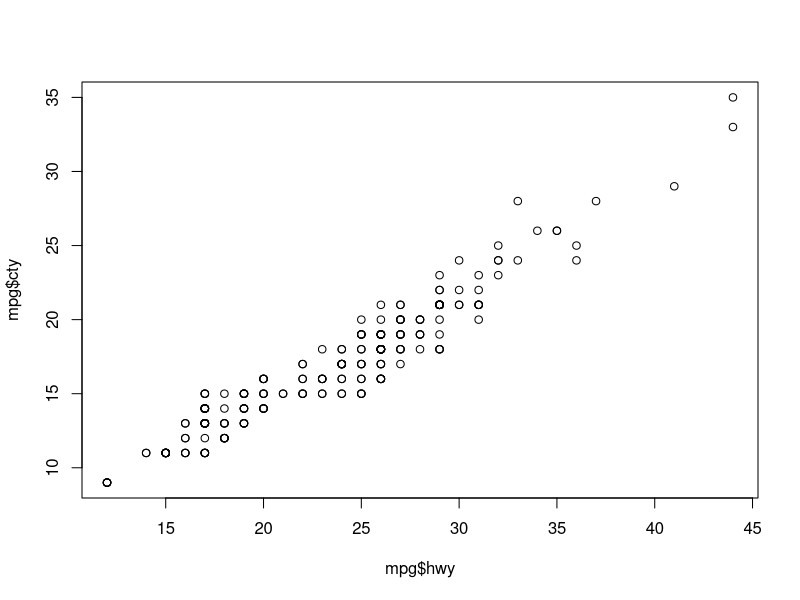
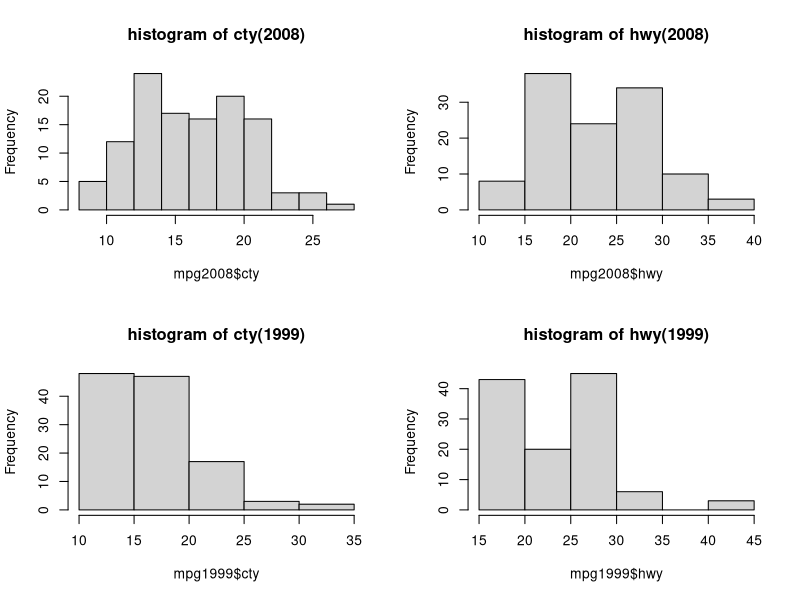
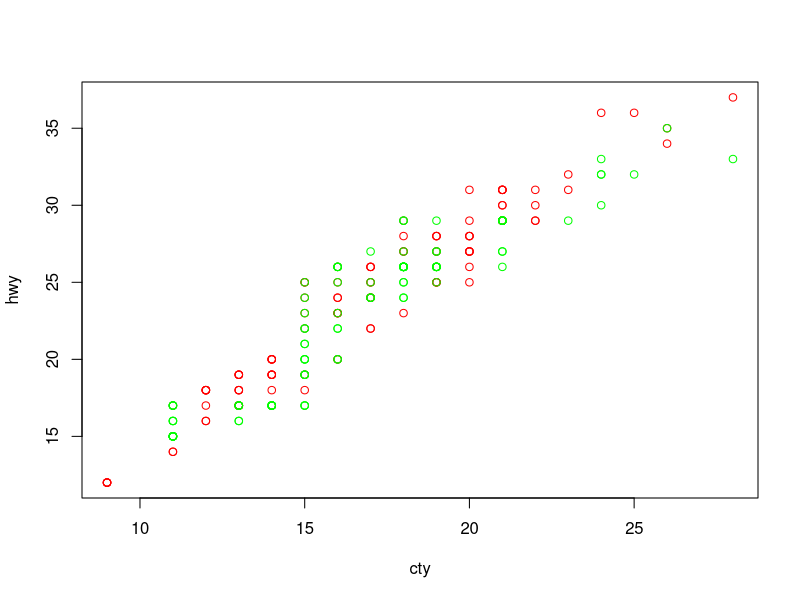

The R script that drew these images, in order:
## ---- chunk 1
knitr::opts_chunk$set(echo = TRUE)
## ---- chunk 2
celsius <- function(fahrenheit){
  cel <- ((fahrenheit-32)*(5/9))
  print(cel)
}
celsius(24)
celsius(15)
## ---- chunk 3
vec200 <- 0
for (i in 1:200){
  if ((i%%2)==0)
    vec200[i] <- 1
  else
    vec200[i] <- 3
}
vec200
## ---- chunk 4
numPerfect <- 0
for (i in 1:2001) {
  num <- 1
  while ((num*num) <= i) {
    if ((num*num) == i)
      numPerfect = numPerfect + 1
    num = num + 1
  }
  i = i + 1
}
print(numPerfect)
## ---- chunk 5
library(ggplot2)
head(mpg)
## ---- chunk 6
sort(mpg$hwy,decreasing = TRUE)[1:3]
top3 <- mpg[mpg$hwy == 44|mpg$hwy == 41,]
top3

## ---- chunk 7
Compact <- mpg[mpg$class == 'compact',]
numCompact <- nrow(Compact)
numCompact
## ---- chunk 8
plot(mpg$hwy,mpg$cty)
## ---- chunk 9
mpg2008 <- mpg[mpg$year == 2008,]
mpg1999 <- mpg[mpg$year == 1999,]
par(mfrow = c(2,2))
hist(mpg2008$cty, main = "histogram of cty(2008)")
hist(mpg2008$hwy, main = "histogram of hwy(2008)")
hist(mpg1999$cty, main = "histogram of cty(1999)")
hist(mpg1999$hwy, main = "histogram of hwy(1999)")
par(mfrow = c(1,1))
plot(mpg2008$cty,mpg2008$hwy,col='red',xlab = 'cty',ylab = 'hwy')
points(mpg1999$cty,mpg1999$hwy,col='green')

